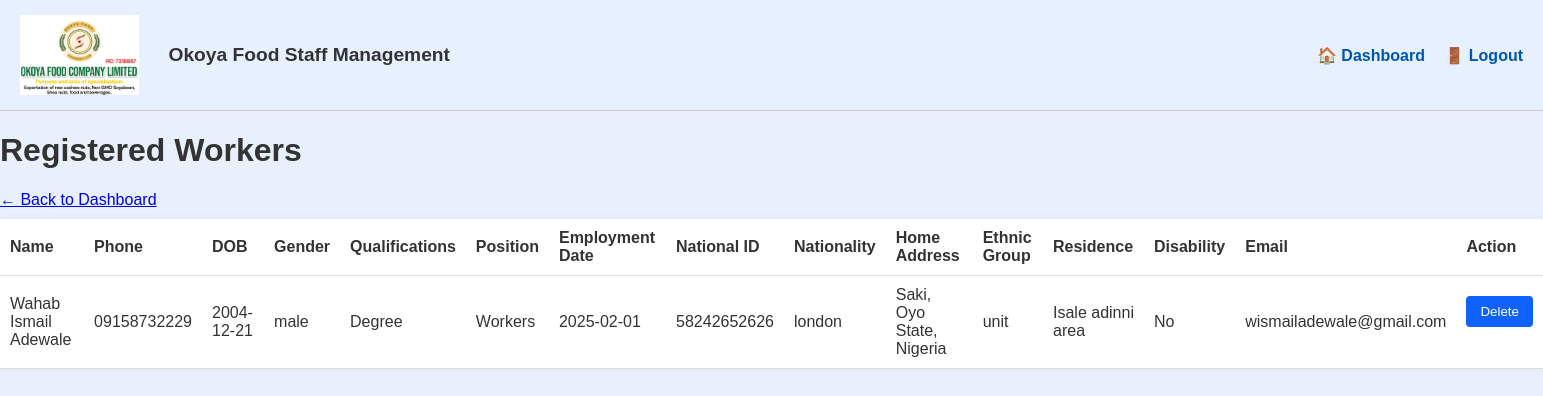
The page /workers (signed in) on the database as committed earlier.
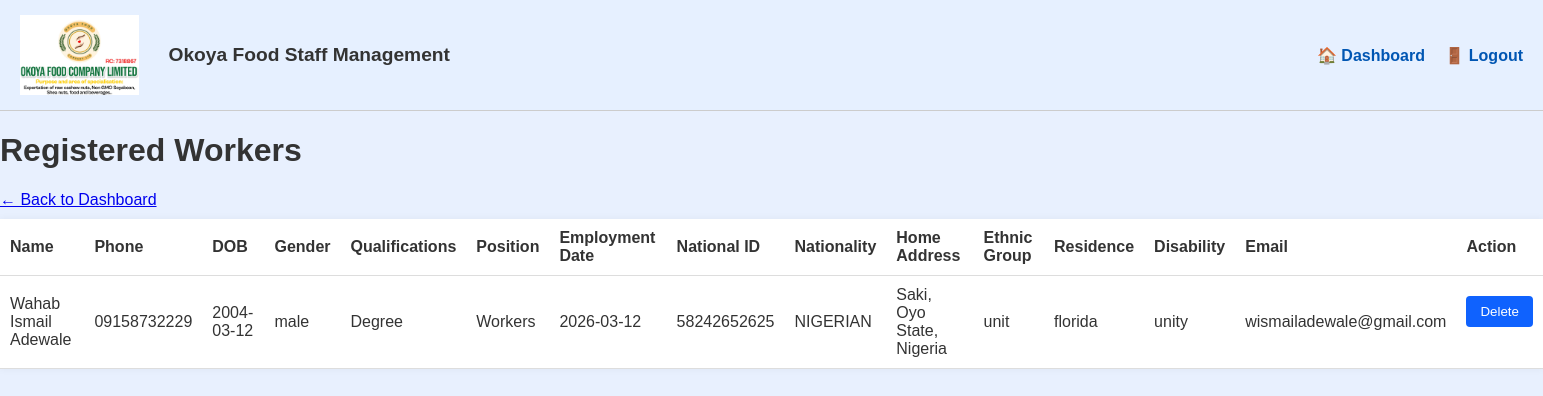
The same page on the database as committed later.
### app.py (models this page shows)
class Worker(db.Model):
    __tablename__ = 'workers'
    id = db.Column(db.Integer, primary_key=True)
    worker_code = db.Column(db.String(10), unique=True, nullable=True)
    name = db.Column(db.String(100), nullable=False)
    phone_number = db.Column(db.String(20), nullable=False)
    date_of_birth = db.Column(db.Date, nullable=False)
    gender = db.Column(db.String(10), nullable=False)
    qualifications = db.Column(db.String(100), nullable=False)
    position = db.Column(db.String(100), nullable=False)
    national_id = db.Column(db.String(50), nullable=False)
    nationality = db.Column(db.String(50), nullable=False)
    home_address = db.Column(db.String(200), nullable=False)
    ethnic_group = db.Column(db.String(50), nullable=False)
    place_of_residence = db.Column(db.String(100), nullable=False)
    disability = db.Column(db.String(100))
    email = db.Column(db.String(100), nullable=False)
    date_of_employment = db.Column(db.Date, nullable=False)
    attendance_records = db.relationship('Attendance', backref='worker', lazy=True, cascade="all, delete-orphan")
    salary_records = db.relationship('Salary', backref='worker', lazy=True, cascade="all, delete-orphan")

### app.py (the view)
@app.route('/workers')
def workers_name():
    if 'admin' not in session:
        return redirect(url_for('login'))
    workers = Worker.query.all()
    return render_template('workers_name.html', workers=workers)

### templates/workers_name.html
{% extends 'base.html' %}
{% block content %}
<h1>Registered Workers</h1>
<a href="{{ url_for('dashboard') }}" class="back-link">← Back to Dashboard</a>
<table>
    <thead>
        <tr>
            <th>Name</th>
            <th>Phone</th>
            <th>DOB</th>
            <th>Gender</th>
            <th>Qualifications</th>
            <th>Position</th>
            <th>Employment Date</th>
            <th>National ID</th>
            <th>Nationality</th>
            <th>Home Address</th>
            <th>Ethnic Group</th>
            <th>Residence</th>
            <th>Disability</th>
            <th>Email</th>
            <th>Action</th>
        </tr>
    </thead>
    <tbody>
        {% for worker in workers %}
        <tr>
            <td>{{ worker.name }}</td>
            <td>{{ worker.phone_number }}</td>
            <td>{{ worker.date_of_birth.strftime('%Y-%m-%d') }}</td>
            <td>{{ worker.gender }}</td>
            <td>{{ worker.qualifications }}</td>
            <td>{{ worker.position }}</td>
            <td>{{ worker.date_of_employment.strftime('%Y-%m-%d') }}</td>
            <td>{{ worker.national_id or '—' }}</td>
            <td>{{ worker.nationality or '—' }}</td>
            <td>{{ worker.home_address or '—' }}</td>
            <td>{{ worker.ethnic_group or '—' }}</td>
            <td>{{ worker.place_of_residence or '—' }}</td>
            <td>{{ worker.disability or '—' }}</td>
            <td>{{ worker.email or '—' }}</td>
            <td>
                <form action="{{ url_for('delete_worker', worker_id=worker.id) }}" method="post" onsubmit="return confirm('Are you sure you want to delete this worker?');">
                    <button type="submit" class="delete-button">Delete</button>
                </form>
            </td>
        </tr>
        {% endfor %}
    </tbody>
</table>
{% endblock %}

Rows that differ between the two databases and show on the page:
changed Worker "Wahab Ismail Adewale": date_of_birth "2004-12-21" → "2004-03-12"; date_of_employment "2025-02-01" → "2026-03-12"; national "58242652626" → "58242652625"; nationality "london" → "NIGERIAN"; place_of_residence "Isale adinni area" → "florida"; disability "No" → "unity"
